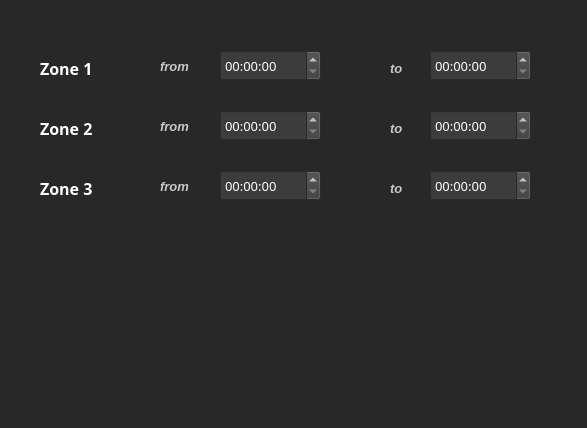
<?xml version="1.0" encoding="UTF-8"?>
<ui version="4.0">
 <class>FormZoneTime</class>
 <widget class="QWidget" name="FormZoneTime">
  <property name="geometry">
   <rect>
    <x>0</x>
    <y>0</y>
    <width>587</width>
    <height>428</height>
   </rect>
  </property>
  <property name="windowTitle">
   <string>   Z O N E     T I M E</string>
  </property>
  <property name="layoutDirection">
   <enum>Qt::LeftToRight</enum>
  </property>
  <property name="styleSheet">
   <string notr="true">background-color:rgb(40, 40, 40);</string>
  </property>
  <widget class="QTimeEdit" name="TE_zone1From">
   <property name="geometry">
    <rect>
     <x>220</x>
     <y>50</y>
     <width>101</width>
     <height>31</height>
    </rect>
   </property>
   <property name="font">
    <font>
     <family>Berlin Sans FB</family>
     <pointsize>10</pointsize>
     <weight>50</weight>
     <italic>false</italic>
     <bold>false</bold>
    </font>
   </property>
   <property name="styleSheet">
    <string notr="true">color:white;
background-color:rgb(60, 60, 60);
font: 10pt &quot;Berlin Sans FB&quot;;</string>
   </property>
  </widget>
  <widget class="QLabel" name="label">
   <property name="geometry">
    <rect>
     <x>40</x>
     <y>60</y>
     <width>61</width>
     <height>16</height>
    </rect>
   </property>
   <property name="font">
    <font>
     <family>Berlin Sans FB</family>
     <pointsize>12</pointsize>
     <weight>75</weight>
     <bold>true</bold>
    </font>
   </property>
   <property name="styleSheet">
    <string notr="true">color:white;</string>
   </property>
   <property name="text">
    <string>Zone 1</string>
   </property>
  </widget>
  <widget class="QLabel" name="label_2">
   <property name="geometry">
    <rect>
     <x>160</x>
     <y>60</y>
     <width>47</width>
     <height>13</height>
    </rect>
   </property>
   <property name="font">
    <font>
     <pointsize>10</pointsize>
     <weight>75</weight>
     <italic>true</italic>
     <bold>true</bold>
    </font>
   </property>
   <property name="styleSheet">
    <string notr="true">color:rgb(200, 200, 200);</string>
   </property>
   <property name="text">
    <string>from</string>
   </property>
  </widget>
  <widget class="QLabel" name="label_3">
   <property name="geometry">
    <rect>
     <x>390</x>
     <y>60</y>
     <width>31</width>
     <height>16</height>
    </rect>
   </property>
   <property name="font">
    <font>
     <pointsize>10</pointsize>
     <weight>75</weight>
     <italic>true</italic>
     <bold>true</bold>
    </font>
   </property>
   <property name="styleSheet">
    <string notr="true">color:rgb(200, 200, 200);</string>
   </property>
   <property name="text">
    <string>to</string>
   </property>
  </widget>
  <widget class="QTimeEdit" name="TE_zone1To">
   <property name="geometry">
    <rect>
     <x>430</x>
     <y>50</y>
     <width>101</width>
     <height>31</height>
    </rect>
   </property>
   <property name="font">
    <font>
     <family>Berlin Sans FB</family>
     <pointsize>10</pointsize>
     <weight>50</weight>
     <italic>false</italic>
     <bold>false</bold>
    </font>
   </property>
   <property name="styleSheet">
    <string notr="true">color:white;
background-color:rgb(60, 60, 60);
font: 10pt &quot;Berlin Sans FB&quot;;</string>
   </property>
  </widget>
  <widget class="QLabel" name="label_4">
   <property name="geometry">
    <rect>
     <x>160</x>
     <y>120</y>
     <width>47</width>
     <height>13</height>
    </rect>
   </property>
   <property name="font">
    <font>
     <pointsize>10</pointsize>
     <weight>75</weight>
     <italic>true</italic>
     <bold>true</bold>
    </font>
   </property>
   <property name="styleSheet">
    <string notr="true">color:rgb(200, 200, 200);</string>
   </property>
   <property name="text">
    <string>from</string>
   </property>
  </widget>
  <widget class="QLabel" name="label_5">
   <property name="geometry">
    <rect>
     <x>40</x>
     <y>120</y>
     <width>61</width>
     <height>16</height>
    </rect>
   </property>
   <property name="font">
    <font>
     <family>Berlin Sans FB</family>
     <pointsize>12</pointsize>
     <weight>75</weight>
     <bold>true</bold>
    </font>
   </property>
   <property name="styleSheet">
    <string notr="true">color:white;</string>
   </property>
   <property name="text">
    <string>Zone 2</string>
   </property>
  </widget>
  <widget class="QTimeEdit" name="TE_zone2To">
   <property name="geometry">
    <rect>
     <x>430</x>
     <y>110</y>
     <width>101</width>
     <height>31</height>
    </rect>
   </property>
   <property name="font">
    <font>
     <family>Berlin Sans FB</family>
     <pointsize>10</pointsize>
     <weight>50</weight>
     <italic>false</italic>
     <bold>false</bold>
    </font>
   </property>
   <property name="styleSheet">
    <string notr="true">color:white;
background-color:rgb(60, 60, 60);
font: 10pt &quot;Berlin Sans FB&quot;;</string>
   </property>
  </widget>
  <widget class="QLabel" name="label_6">
   <property name="geometry">
    <rect>
     <x>390</x>
     <y>120</y>
     <width>31</width>
     <height>16</height>
    </rect>
   </property>
   <property name="font">
    <font>
     <pointsize>10</pointsize>
     <weight>75</weight>
     <italic>true</italic>
     <bold>true</bold>
    </font>
   </property>
   <property name="styleSheet">
    <string notr="true">color:rgb(200, 200, 200);</string>
   </property>
   <property name="text">
    <string>to</string>
   </property>
  </widget>
  <widget class="QTimeEdit" name="TE_zone2From">
   <property name="geometry">
    <rect>
     <x>220</x>
     <y>110</y>
     <width>101</width>
     <height>31</height>
    </rect>
   </property>
   <property name="font">
    <font>
     <family>Berlin Sans FB</family>
     <pointsize>10</pointsize>
     <weight>50</weight>
     <italic>false</italic>
     <bold>false</bold>
    </font>
   </property>
   <property name="styleSheet">
    <string notr="true">color:white;
background-color:rgb(60, 60, 60);
font: 10pt &quot;Berlin Sans FB&quot;;</string>
   </property>
  </widget>
  <widget class="QLabel" name="label_7">
   <property name="geometry">
    <rect>
     <x>160</x>
     <y>180</y>
     <width>47</width>
     <height>13</height>
    </rect>
   </property>
   <property name="font">
    <font>
     <pointsize>10</pointsize>
     <weight>75</weight>
     <italic>true</italic>
     <bold>true</bold>
    </font>
   </property>
   <property name="styleSheet">
    <string notr="true">color:rgb(200, 200, 200);</string>
   </property>
   <property name="text">
    <string>from</string>
   </property>
  </widget>
  <widget class="QLabel" name="label_8">
   <property name="geometry">
    <rect>
     <x>40</x>
     <y>180</y>
     <width>61</width>
     <height>16</height>
    </rect>
   </property>
   <property name="font">
    <font>
     <family>Berlin Sans FB</family>
     <pointsize>12</pointsize>
     <weight>75</weight>
     <bold>true</bold>
    </font>
   </property>
   <property name="styleSheet">
    <string notr="true">color:white;</string>
   </property>
   <property name="text">
    <string>Zone 3</string>
   </property>
  </widget>
  <widget class="QTimeEdit" name="TE_zone3To">
   <property name="geometry">
    <rect>
     <x>430</x>
     <y>170</y>
     <width>101</width>
     <height>31</height>
    </rect>
   </property>
   <property name="font">
    <font>
     <family>Berlin Sans FB</family>
     <pointsize>10</pointsize>
     <weight>50</weight>
     <italic>false</italic>
     <bold>false</bold>
    </font>
   </property>
   <property name="styleSheet">
    <string notr="true">color:white;
background-color:rgb(60, 60, 60);
font: 10pt &quot;Berlin Sans FB&quot;;</string>
   </property>
  </widget>
  <widget class="QLabel" name="label_9">
   <property name="geometry">
    <rect>
     <x>390</x>
     <y>180</y>
     <width>31</width>
     <height>16</height>
    </rect>
   </property>
   <property name="font">
    <font>
     <pointsize>10</pointsize>
     <weight>75</weight>
     <italic>true</italic>
     <bold>true</bold>
    </font>
   </property>
   <property name="styleSheet">
    <string notr="true">color:rgb(200, 200, 200);</string>
   </property>
   <property name="text">
    <string>to</string>
   </property>
  </widget>
  <widget class="QTimeEdit" name="TE_zone3From">
   <property name="geometry">
    <rect>
     <x>220</x>
     <y>170</y>
     <width>101</width>
     <height>31</height>
    </rect>
   </property>
   <property name="font">
    <font>
     <family>Berlin Sans FB</family>
     <pointsize>10</pointsize>
     <weight>50</weight>
     <italic>false</italic>
     <bold>false</bold>
    </font>
   </property>
   <property name="styleSheet">
    <string notr="true">color:white;
background-color:rgb(60, 60, 60);
font: 10pt &quot;Berlin Sans FB&quot;;</string>
   </property>
  </widget>
  <widget class="QPushButton" name="BT_validate">
   <property name="geometry">
    <rect>
     <x>140</x>
     <y>290</y>
     <width>101</width>
     <height>81</height>
    </rect>
   </property>
   <property name="icon">
    <iconset>
     <normaloff>img/validate.png</normaloff>img/validate.png</iconset>
   </property>
   <property name="iconSize">
    <size>
     <width>120</width>
     <height>120</height>
    </size>
   </property>
   <property name="flat">
    <bool>true</bool>
   </property>
  </widget>
  <widget class="QPushButton" name="BT_cancel">
   <property name="geometry">
    <rect>
     <x>330</x>
     <y>290</y>
     <width>101</width>
     <height>81</height>
    </rect>
   </property>
   <property name="icon">
    <iconset>
     <normaloff>img/cross-512.png</normaloff>img/cross-512.png</iconset>
   </property>
   <property name="iconSize">
    <size>
     <width>80</width>
     <height>80</height>
    </size>
   </property>
   <property name="flat">
    <bool>true</bool>
   </property>
  </widget>
  <widget class="QPushButton" name="BT_home">
   <property name="geometry">
    <rect>
     <x>510</x>
     <y>370</y>
     <width>75</width>
     <height>51</height>
    </rect>
   </property>
   <property name="text">
    <string/>
   </property>
   <property name="icon">
    <iconset>
     <normaloff>img/home.png</normaloff>img/home.png</iconset>
   </property>
   <property name="iconSize">
    <size>
     <width>60</width>
     <height>60</height>
    </size>
   </property>
   <property name="flat">
    <bool>true</bool>
   </property>
  </widget>
 </widget>
 <resources/>
 <connections/>
</ui>
